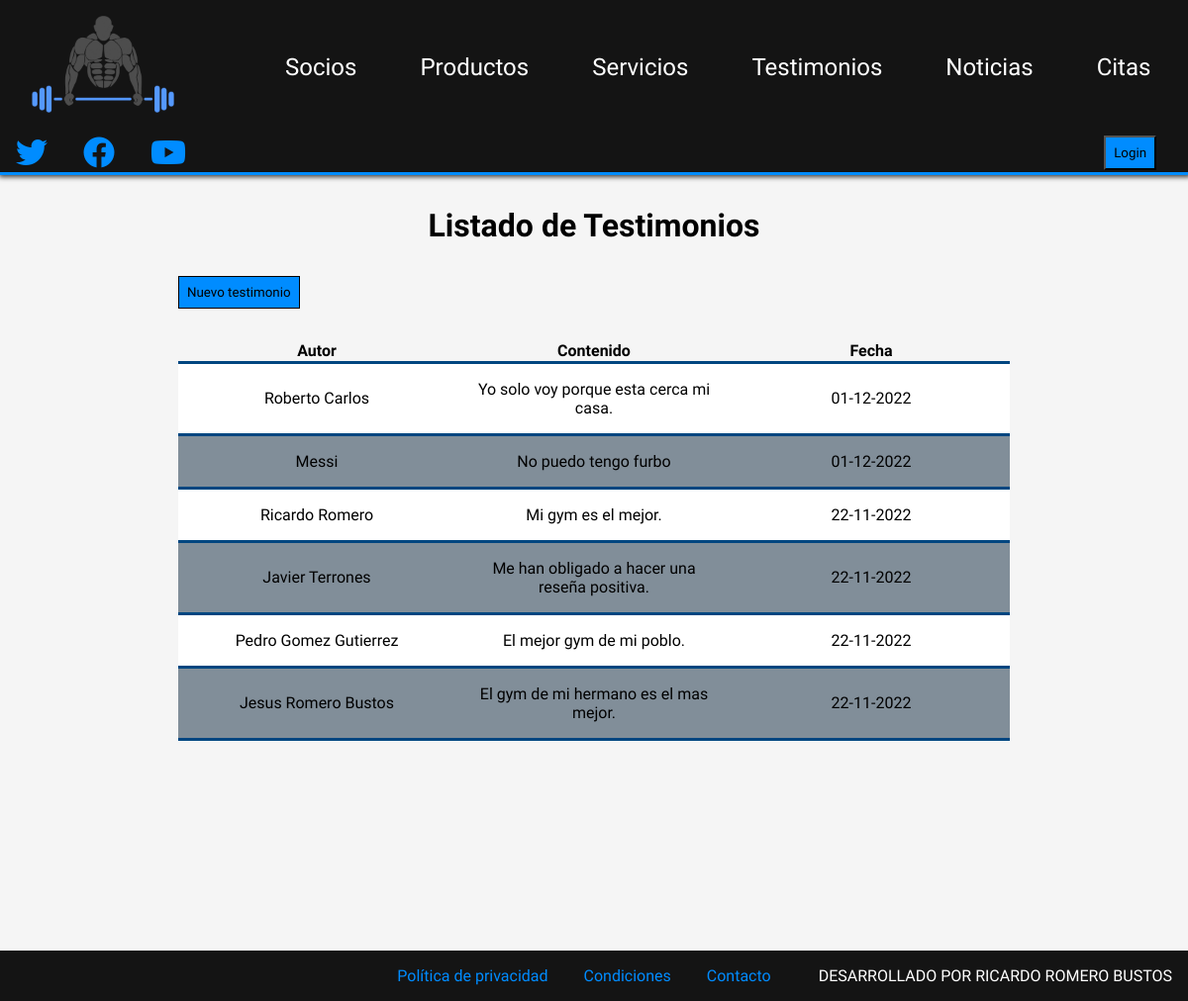
Page /php/testimonios.php on the committed database.
### tables this page shows
CREATE TABLE `testimonio` (
  `id` bigint(20) UNSIGNED NOT NULL,
  `autor` bigint(20) UNSIGNED NOT NULL,
  `contenido` varchar(100) NOT NULL,
  `fecha` date NOT NULL
);

CREATE TABLE `socio` (
  `id` bigint(20) UNSIGNED NOT NULL,
  `nombre` varchar(50) DEFAULT NULL,
  `edad` int(2) UNSIGNED DEFAULT NULL,
  `usuario` varchar(15) NOT NULL,
  `pass` varchar(15) NOT NULL,
  `telefono` int(9) UNSIGNED DEFAULT NULL,
  `foto` varchar(50) DEFAULT NULL
);

### php/testimonios.php (the view, shortened to what this page needs)
<!DOCTYPE html>
<html lang="en">
<head>
    <link rel="stylesheet" href="../css/estilos.css">
    <link rel="stylesheet" href="https://cdnjs.cloudflare.com/ajax/libs/font-awesome/6.2.0/css/all.min.css" />
</head>
<body>
    <header>
        <nav>
            <a href="../index.php"><img src="../img/logo.png" alt="" id="logo"></a>
            <a href="socios.php">Socios</a>
            <a href="productos.php">Productos</a>
            <a href="servicios.php">Servicios</a>
            <a href="testimonios.php">Testimonios</a>
            <a href="noticias.php">Noticias</a>
            <a href="citas.php">Citas</a>
        </nav>
        <div class="rrss">
            <a href="#"><i class="fa-brands fa-twitter"></i></a>
            <a href="#"><i class="fa-brands fa-facebook"></i></a>
            <a href="#"><i class="fa-brands fa-youtube"></i></a>
        </div>
        <div class="login">
            <form action="" method="post">
                <input type="submit" name="enviar" id="btn-login" value="Login">
            </form>
        </div>
    </header>
    <main>
        <section class="seccionTestimonios seccion">
            <h1>Listado de Testimonios</h1>
            <div class="contenedor_buscar_nuevo">
                <form action="panel_testimonios.php" method="post">
                    <input type="submit" name="nuevo_testimonio" value="Nuevo testimonio">
                </form>
            </div>
            <?php
                $con=conectarServidor();
                $testimonios=$con->query("select nombre,contenido,fecha from testimonio,socio where autor=socio.id order by fecha desc");
                if($testimonios->num_rows==0){
                    echo "<p>No hay testimonios en la base de datos</p>";
                }else{
                    echo "<table>
                    <thead>
                        <tr>
                            <th>Autor</th>
                            <th>Contenido</th>
                            <th>Fecha</th>
                        </tr>
                    </thead>
                    <tbody>";
                    while($fila_testimonios=$testimonios->fetch_array(MYSQLI_ASSOC)){
                        $fecha=date("d-m-Y",strtotime($fila_testimonios['fecha']));
                        echo "<tr>
                            <td>$fila_testimonios[nombre]</td>
                            <td>$fila_testimonios[contenido]</td>
                            <td>$fecha</td>
                        </tr>";
                    }
                    echo "</tbody>";
                    echo "</table>";
                }
            ?>
        </section>
    </main>
    <footer>
        <div>
            <a href="#">Política de privacidad</a>
            <a href="#">Condiciones</a>
            <a href="#">Contacto</a>
        </div>
        <span>DESARROLLADO POR RICARDO ROMERO BUSTOS</span>
    </footer>
</body>
</html>

### css/estilos.css (style rules this page uses)
* { box-sizing: border-box; word-break: break-word; }
body { margin: 0; font-family: 'Play', sans-serif; background-color: whitesmoke; }
input { font-family: inherit; }
img { max-width: 100%; }
header { display: flex; justify-content: space-between; align-items: center; flex-wrap: wrap; position: sticky; top: 0; left: 0; z-index: 999; background-color: #141414; border-bottom: 3px solid rgb(0, 140, 255); box-shadow: 1px 0px 5px 2px rgba(0,0,0,0.75); -webkit-box-shadow: 1px 0px 5px 2px rgba(0,0,0,0.75); -moz-box-shadow: 1px 0px 5px 2px rgba(0,0,0,0.75); }
#logo { width: 9rem; margin-right: 3rem; }
header nav { display: flex; align-items: center; flex-wrap: wrap; }
header nav a { color: white; text-decoration: none; font-size: 1.5rem; margin: 1rem 2rem; }
.rrss a { color: rgb(0, 140, 255); font-size: 2rem; margin: 1rem; }
#btn-login { background-color: rgb(0, 140, 255); padding: 0.5rem; margin: auto 2rem; }
.seccion { margin: 1rem; width: 70%; margin: 2rem auto; min-height: 90vh; }
.seccion h1 { font-size: 2rem; text-align: center; margin-bottom: 2rem; }
.seccion table { border-collapse: collapse; width: 100%; }
.seccion td,.seccion th { border-bottom: 3px solid rgb(0, 70, 128); }
.seccion tbody>tr:nth-child(2n) { background-color: rgb(129, 142, 153); }
.seccion tbody>tr:nth-child(2n+1) { background-color: white; }
.contenedor_buscar_nuevo { display: flex; align-items: center; justify-content: space-between; margin-bottom: 2rem; }
.contenedor_buscar_nuevo input { padding: 0.5rem; margin-right: 0.3rem; }
.contenedor_buscar_nuevo input[type=submit] { background-color: rgb(0, 140, 255); padding: 0.5rem; border: 1px solid black; }
.contenedor_buscar_nuevo form { display: flex; }
.seccionTestimonios td { width: 33.3%; text-align: center; padding: 1rem; }
footer { display: flex; justify-content: flex-end; align-items: center; background-color: #141414; color: white; padding: 1rem; }
footer a { color: rgb(0, 140, 255); text-decoration: none; margin: 0 1rem; }
footer>div { margin-right: 2rem; }

### rows in the picture
testimonio: autor.nombre "Roberto Carlos", contenido "Yo solo voy porque esta cerca mi casa.", fecha "01-12-2022"
testimonio: autor.nombre "Messi", contenido "No puedo tengo furbo", fecha "01-12-2022"
testimonio: autor.nombre "Ricardo Romero", contenido "Mi gym es el mejor.", fecha "22-11-2022"
testimonio: autor.nombre "Javier Terrones", contenido "Me han obligado a hacer una reseña positiva.", fecha "22-11-2022"
testimonio: autor.nombre "Pedro Gomez Gutierrez", contenido "El mejor gym de mi poblo.", fecha "22-11-2022"
testimonio: autor.nombre "Jesus Romero Bustos", contenido "El gym de mi hermano es el mas mejor.", fecha "22-11-2022"
